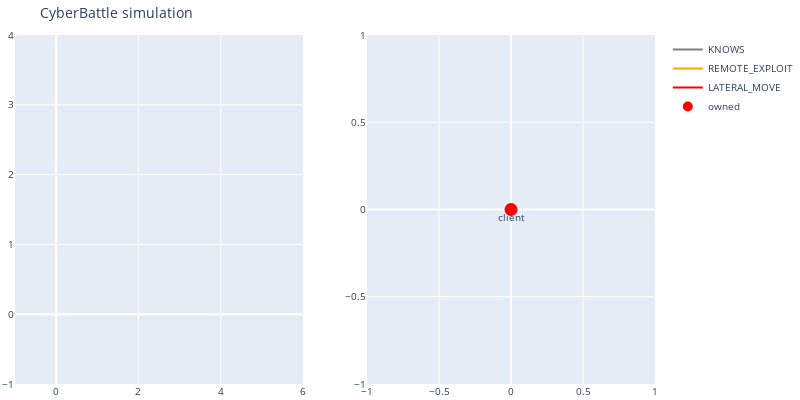

The notebook cell saved with this chart:
### Code cell
### Sample test cases.

RANDOM_SEED = 10
numiters = 500
stochasticity = 1.

gym_env = gym.make('CyberBattleToyCtf-v0')

actions = gym_env.action_space.spaces
gym_env.render()
done = False
mcts = MonteCarloTreeSearch(env=deepcopy(gym_env), numiters=numiters, explorationParam=1., random_seed=RANDOM_SEED)
state = gym_env.reset()
while not done:
    net_state = NetworkState(state, done=done)
    action = mcts.buildTreeAndReturnBestAction(initialState=net_state)
    state, reward, done, info = env.step(action)
    gym_env.render()
    if done == True:
        break
print ("simulation done")

### Figure 1 — Plotly figure (JSON) as saved in the notebook; plotly's stock layout.template omitted (floating-point values rounded to 4 significant figures)
{"data": [{"name": "cumulative reward", "type": "scatter", "xaxis": "x", "y": [], "yaxis": "y"}, {"line": {"color": "gray"}, "mode": "lines", "name": "KNOWS", "type": "scatter", "x": [0], "xaxis": "x2", "y": [0], "yaxis": "y2"}, {"line": {"color": "orange"}, "mode": "lines", "name": "REMOTE_EXPLOIT", "type": "scatter", "x": [0], "xaxis": "x2", "y": [0], "yaxis": "y2"}, {"line": {"color": "red"}, "mode": "lines", "name": "LATERAL_MOVE", "type": "scatter", "x": [0], "xaxis": "x2", "y": [0], "yaxis": "y2"}, {"hoverinfo": "text", "marker": {"color": "#D32F2E", "line": {"color": "rgb(255,0,0)", "width": 8}, "size": 5, "symbol": "circle-dot"}, "mode": "markers+text", "name": "owned", "text": ["client"], "textposition": "bottom center", "type": "scatter", "x": [0], "xaxis": "x2", "y": [0], "yaxis": "y2"}, {"hoverinfo": "text", "marker": {"color": "#0e9d00", "line": {"color": "rgb(0,255,0)", "width": 8}, "size": 5, "symbol": "circle-dot"}, "mode": "markers+text", "name": "discovered", "text": [], "textposition": "bottom center", "type": "scatter", "x": [], "xaxis": "x2", "y": [], "yaxis": "y2"}], "layout": {"autosize": false, "font": {"size": 10}, "height": 400, "hovermode": "closest", "margin": {"b": 15, "l": 2, "r": 2, "t": 35}, "showlegend": true, "title": {"text": "CyberBattle simulation"}, "width": 800, "xaxis": {"anchor": "y", "domain": [0, 0.45]}, "xaxis2": {"anchor": "y2", "domain": [0.55, 1]}, "yaxis": {"anchor": "x", "domain": [0, 1]}, "yaxis2": {"anchor": "x2", "domain": [0, 1]}}}
